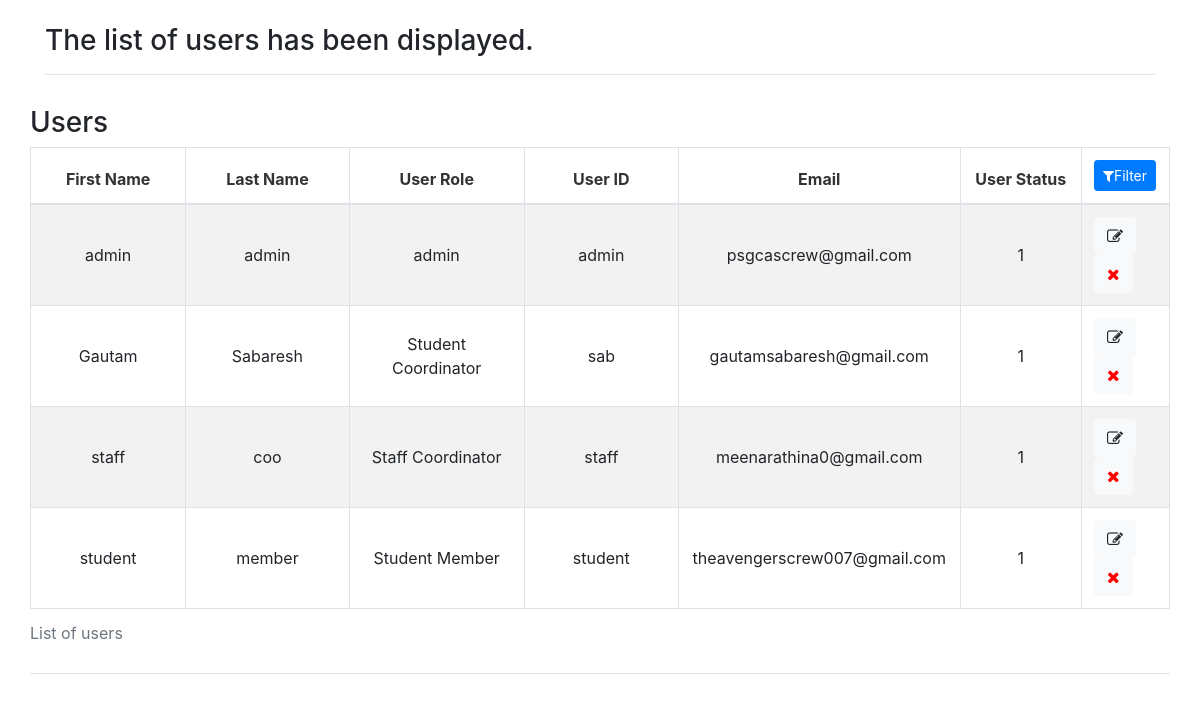
The app's page /index.php/admin_controller/list_home with its own data.
### tables this page shows
CREATE TABLE `userdetails` (
  `fname` text NOT NULL,
  `lname` text NOT NULL,
  `role_id` int(11) NOT NULL,
  `userid` varchar(20) NOT NULL,
  `password` varchar(50) DEFAULT NULL,
  `resetpwdtoken` varchar(25) NOT NULL,
  `email` varchar(55) NOT NULL,
  `user_status` tinyint(1) NOT NULL DEFAULT 0
);

CREATE TABLE `role_master` (
  `role_id` int(11) NOT NULL,
  `rolename` varchar(50) NOT NULL
);

### application/controllers/Admin_controller.php (called while the page is built, shortened)
<?php
class Admin_controller extends CI_Controller {
	function __construct(){
		$this->load->helper('url');
		$this->load->model('login_model');
		$this->load->model('Adduser_model');
		$this->load->model('Listusers_model');
	}
	public function list_home()
	{
		$result['data'] = $this->Listusers_model->listusers();
		$this->load->view('listusers_view',$result);
	}
}
?>

### index.php (called while the page is built, shortened)
<?php
require_once BASEPATH.'core/CodeIgniter.php';

### application/models/Listusers_model.php (called while the page is built, shortened)
<?php
class Listusers_model extends CI_Model
{
	function listusers()
	{
		$query=$this->db->query("select fname,lname,rolename,userid,email,user_status from userdetails left join role_master on userdetails.role_id=role_master.role_id");
		return $query->result();
	}
}

### application/views/listusers_view.php (the view, shortened to what this page needs)
<!DOCTYPE html>
<html>
<head>
	 <link href="<?php echo base_url(); ?>js/adminview/vendor/bootstrap/css/bootstrap.min.css" rel="stylesheet">
	<link rel="stylesheet" type="text/css" href="<?php echo base_url(); ?>css/list_tableview.css">
	<link rel="stylesheet" href="https://cdnjs.cloudflare.com/ajax/libs/font-awesome/4.7.0/css/font-awesome.min.css">
</head>
<body>
<div class="container">
	<br>
    <h3>The list of users has been displayed.</h3>
    <hr>
    <div class="row">
        <div class="panel panel-primary filterable">
            <div class="panel-heading">
                <h3 class="panel-title">Users</h3>
            </div>
            <table class="table table-bordered table-striped" id="datatable">
                <caption>List of users</caption>
				<thead>
                    <tr class="filters">
                        <th><input style="text-align:center;font-weight: bold;" type="text" class="form-control" placeholder="First Name" disabled></th>
                        <th><input style="text-align:center;font-weight: bold;"type="text" class="form-control" placeholder="Last Name" disabled></th>
						<th><input style="text-align:center;font-weight: bold;"type="text" class="form-control" placeholder="User Role" disabled></th>
                        <th><input style="text-align:center;font-weight: bold;"type="text" class="form-control" placeholder="User ID" disabled></th>
						<th><input style="text-align:center;font-weight: bold;"type="text" class="form-control" placeholder="Email" disabled></th>
						<th><input style="text-align:center;font-weight: bold;"type="text" class="form-control" placeholder="User Status" disabled></th>
						<th>
                    <button class="btn btn-primary btn-sm btn-filter"><i class="fa fa-filter"></i>Filter</button>
                </th>
					</tr>
				</thead>
                <tbody>
					<?php foreach($data as $user){?>
                    <tr>
						<td style="text-align:center;vertical-align:middle;"><?php echo $user->fname;?></td>
                        <td style="text-align:center;vertical-align:middle;"><?php echo $user->lname;?></td>
						<td style="text-align:center;vertical-align:middle;"><?php echo $user->rolename;?></td>
                        <td style="text-align:center;vertical-align:middle;"><?php echo $user->userid;?></td>
                        <td style="text-align:center;vertical-align:middle;"><?php echo $user->email;?></td>
						<td style="text-align:center;vertical-align:middle;"><?php echo $user->user_status;?></td>
						<td><button class="btn btn-light edit_data" id="<?php echo $user->userid;?>" type="button" data-toggle="modal" data-target="#edit_data_Modal"><i class="fa fa-pencil-square-o" ></i></button>
						<button class="btn btn-light delete_user" id="<?php echo $user->userid;?>" type="button" data-toggle="modal" data-target="#delete_data_Modal" ><i class="fa fa-times" style="color:RED"></i>
						</button>
						</td>
					</tr>
					<?php }?>
                </tbody>
            </table>
			<hr>
	<link rel="stylesheet" type="text/css" href="<?php echo base_url(); ?>css/login form/loginpage.css"/>
        </div>
    </div>
</div>
</body>
</html>

### css/list_tableview.css (style rules this page uses)
.filterable { margin-top: 15px; }
.filterable .filters input[disabled] { background-color: transparent; border: none; cursor: auto; box-shadow: none; padding: 0; height: auto; }

### css/login form/loginpage.css (style rules this page uses)
:root { --input-padding-x: 1.5rem; --input-padding-y: 0.75rem; }

### records on screen
userdetails: fname "admin", lname "admin", role.rolename "admin", userid "admin", email "psgcascrew@gmail.com", user_status "1"
userdetails: fname "Gautam", lname "Sabaresh", role.rolename "Student Coordinator", userid "sab", email "gautamsabaresh@gmail.com", user_status "1"
userdetails: fname "staff", lname "coo", role.rolename "Staff Coordinator", userid "staff", email "meenarathina0@gmail.com", user_status "1"
userdetails: fname "student", lname "member", role.rolename "Student Member", userid "student", email "theavengerscrew007@gmail.com", user_status "1"
